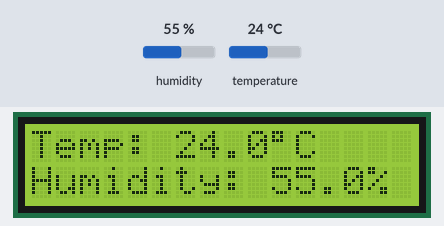
Bench run of a sketch on a simulated Arduino Uno, built with avr-gcc and run on an emulated ATmega328P. Parts: 16×2 character LCD. The test bench sets the inputs (shaded band); at power-on: humidity 55 %, temperature 24 °C. What the sketch prints to the serial monitor is not drawn.

Above: at 4.6 s.
4.7 s: humidity set to 22 %
At 6.5 s:
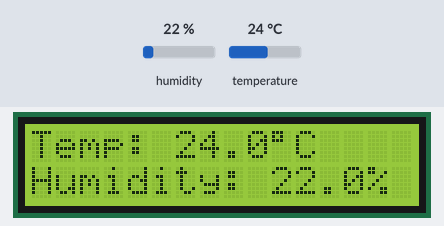
7.7 s: temperature set to 12 °C
At 9.1 s:
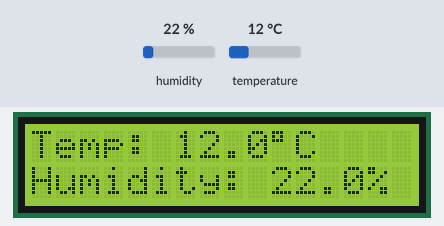
10.7 s: humidity set to 40 %
At 13.0 s:
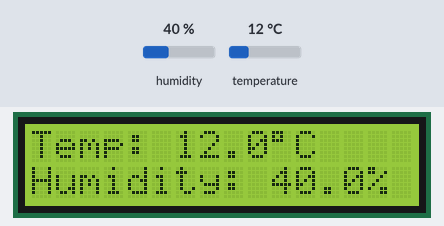
13.7 s: temperature set to 19 °C
At 15.6 s:
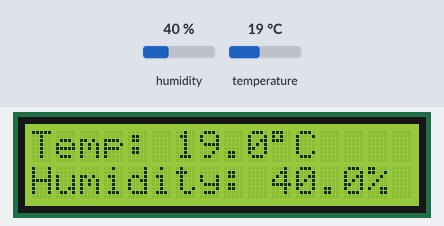
Timing chart, 0 to 17.1 s (numbered marks = the images above; inputs shaded):
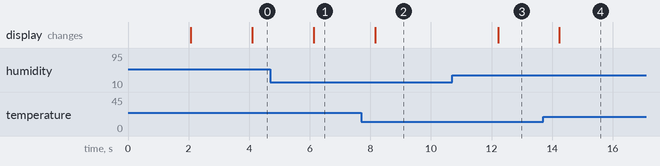

The sketch:

weather_station.ino
```cpp
#include <DHT.h>
#include <LiquidCrystal.h>

// --- Pin Definitions ---
#define DHTPIN 2
#define DHTTYPE DHT11  // Change to DHT22 if yours is labeled DHT22

// LCD: RS, E, D4, D5, D6, D7
LiquidCrystal lcd(7, 8, 9, 10, 11, 12);
DHT dht(DHTPIN, DHTTYPE);

void setup() {
  lcd.begin(16, 2);       // 16 columns, 2 rows
  dht.begin();
  Serial.begin(9600);

  lcd.setCursor(0, 0);
  lcd.print("Weather Station");
  lcd.setCursor(0, 1);
  lcd.print("  Starting...  ");
  delay(2000);
  lcd.clear();
}

void loop() {
  delay(2000); // DHT needs ~2s between readings

  float humidity = dht.readHumidity();
  float tempC    = dht.readTemperature();     // Celsius
  float tempF    = dht.readTemperature(true); // Fahrenheit

  // Check if reading failed
  if (isnan(humidity) || isnan(tempC)) {
    lcd.setCursor(0, 0);
    lcd.print("Sensor Error!   ");
    lcd.setCursor(0, 1);
    lcd.print("Check wiring... ");
    return;
  }

  // --- Display on LCD ---
  // Row 1: Temperature
  lcd.setCursor(0, 0);
  lcd.print("Temp: ");
  lcd.print(tempC, 1);   // 1 decimal place
  lcd.print((char)223);  // degree symbol °
  lcd.print("C  ");

  // Row 2: Humidity
  lcd.setCursor(0, 1);
  lcd.print("Humidity: ");
  lcd.print(humidity, 1);
  lcd.print("%  ");

  // Also print to Serial Monitor for debugging
  Serial.print("Temp: ");
  Serial.print(tempC);
  Serial.print("°C  Humidity: ");
  Serial.print(humidity);
  Serial.println("%");
}
```

Measured:
- after the input at 4.7 s, the display: changes after 1.4 s (image 1)
- after the input at 7.7 s, the display: changes after 0.46 s (image 2)
- after the input at 10.7 s, the display: changes after 1.5 s (image 3)
- after the input at 13.7 s, the display: changes after 0.54 s (image 4)
